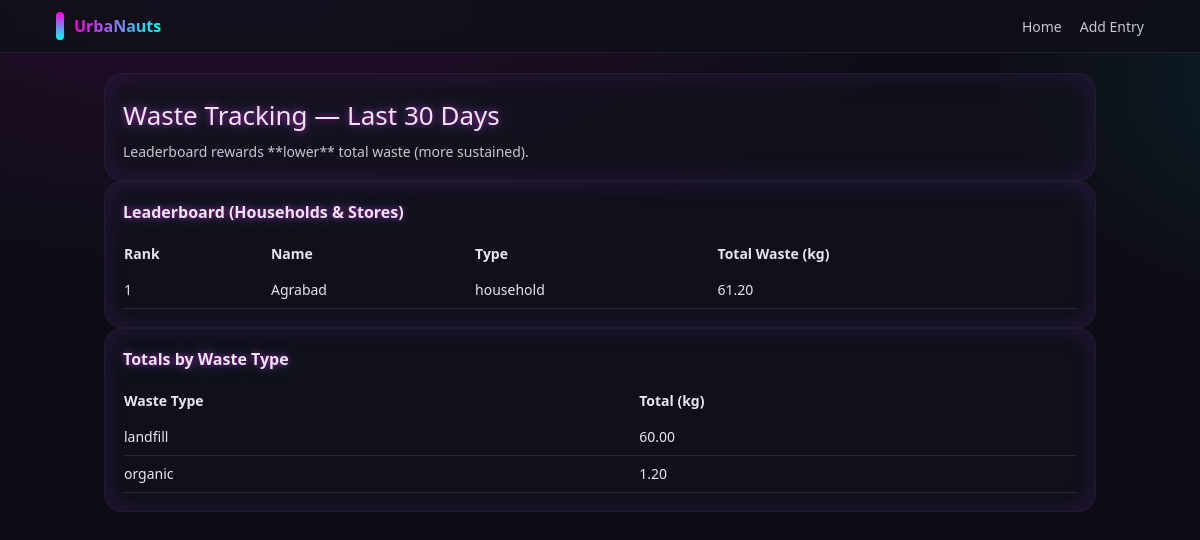
The page /waste/dashboard/ on the database its author committed.
### UA/models.py (models this page shows, shortened)
class Profile(models.Model):
    KIND_CHOICES = [
        ("household", "Household"),
        ("store", "Store / Bakery / Restaurant"),
    ]
    kind = models.CharField(max_length=20, choices=KIND_CHOICES)
    name = models.CharField(max_length=150)
    address = models.CharField(max_length=250, blank=True)
    city = models.CharField(max_length=100, default="Chattogram")
    lat = models.FloatField(null=True, blank=True)
    lon = models.FloatField(null=True, blank=True)

class WasteEntry(models.Model):
    WASTE_TYPES = [
        ("organic", "Organic"),
        ("recyclable", "Recyclable"),
        ("landfill", "Landfill"),
        ("food", "Food Waste"),
        ("hazard", "Hazardous (special handling)"),
    ]
    profile = models.ForeignKey(Profile, on_delete=models.CASCADE, related_name="waste_entries")
    date = models.DateField(default=timezone.now)
    waste_type = models.CharField(max_length=20, choices=WASTE_TYPES)
    weight_kg = models.FloatField()
    notes = models.TextField(blank=True)

### UA/views.py (the view)
# urls.py: path("waste/dashboard/", views.waste_dashboard, name="waste_dashboard"),
def waste_dashboard(request):
    start = timezone.now().date() - timezone.timedelta(days=30)
    entries = WasteEntry.objects.filter(date__gte=start).select_related("profile")
    totals = (
        entries.values("profile__id", "profile__name", "profile__kind")
        .annotate(total_kg=Sum("weight_kg"))
        .order_by("total_kg")  # less is better (sustained)
    )
    by_type = (
        entries.values("waste_type")
        .annotate(total_kg=Sum("weight_kg"))
        .order_by("-total_kg")
    )
    return render(request, "waste_dashboard.html", {
        "totals": totals,
        "by_type": by_type,
        "start": start,
    })

### UA/templates/waste_dashboard.html (shortened to what this page needs)
<!doctype html>
<html lang="en" class="dark">
<head>
  <script src="https://cdn.tailwindcss.com"></script>
  {% load static %}
  <link rel="stylesheet" href="{% static 'cyber.css' %}">
</head>
<body>
  <header class="nav-wrap">
    <div class="nav-inner">
      <div class="brand">
        <div class="brand-bar"></div>
        <span class="brand-name"><span class="brand-accent">UrbaNauts</span></span>
      </div>
      <nav class="nav-links">
        <a href="{% url 'home' %}" class="nav-link">Home</a>
        <a href="{% url 'waste_submit' %}" class="nav-link">Add Entry</a>
      </nav>
    </div>
  </header>
  <main class="container">
    <section class="panel">
      <h1 class="title neon">Waste Tracking — Last 30 Days</h1>
      <p class="subtitle">Leaderboard rewards **lower** total waste (more sustained).</p>
    </section>
    <section class="panel">
      <h3 class="font-semibold neon">Leaderboard (Households & Stores)</h3>
      <div class="mt-3 overflow-x-auto">
        <table class="min-w-full text-sm">
          <thead>
            <tr class="text-left">
              <th class="pr-4 py-2">Rank</th>
              <th class="pr-4 py-2">Name</th>
              <th class="pr-4 py-2">Type</th>
              <th class="pr-4 py-2">Total Waste (kg)</th>
            </tr>
          </thead>
          <tbody>
            {% for row in totals %}
            <tr class="border-b border-white/10">
              <td class="pr-4 py-2">{{ forloop.counter }}</td>
              <td class="pr-4 py-2">{{ row.profile__name }}</td>
              <td class="pr-4 py-2">{{ row.profile__kind }}</td>
              <td class="pr-4 py-2">{{ row.total_kg|floatformat:2 }}</td>
            </tr>
            {% empty %}
            <tr><td class="py-3" colspan="4">No entries yet.</td></tr>
            {% endfor %}
          </tbody>
        </table>
      </div>
    </section>
    <section class="panel">
      <h3 class="font-semibold neon">Totals by Waste Type</h3>
      <div class="mt-3 overflow-x-auto">
        <table class="min-w-full text-sm">
          <thead>
            <tr class="text-left">
              <th class="pr-4 py-2">Waste Type</th>
              <th class="pr-4 py-2">Total (kg)</th>
            </tr>
          </thead>
          <tbody>
            {% for row in by_type %}
            <tr class="border-b border-white/10">
              <td class="pr-4 py-2">{{ row.waste_type }}</td>
              <td class="pr-4 py-2">{{ row.total_kg|floatformat:2 }}</td>
            </tr>
            {% empty %}
            <tr><td class="py-3" colspan="2">No data.</td></tr>
            {% endfor %}
          </tbody>
        </table>
      </div>
    </section>
  </main>
</body>
</html>

### UA/static/cyber.css (style rules this page uses)
:root { --neon-pink: #ff00e6; --neon-cyan: #00fff0; --neon-purple: #8a2be2; --ink: #0d0d16; }
* { box-sizing: border-box; }
html, body { height: 100%; }
body { margin: 0; background: radial-gradient(1200px 600px at 20% -10%, rgba(255,0,230,0.12), transparent 60%), radial-gradient(900px 500px at 120% 10%, rgba(0,255,240,0.10), transparent 50%), #0d0d16; color: #e6e6f0; font-family: ui-sans-serif, system-ui, -apple-system, Segoe UI, Roboto, Helvetica, Arial, "Apple Color Emoji", "Segoe UI Emoji"; }
.neon { text-shadow: 0 0 6px rgba(255,0,230,0.7), 0 0 18px rgba(0,255,240,0.35); }
.brand-accent { background: linear-gradient(90deg, var(--neon-pink), var(--neon-cyan)); -webkit-background-clip: text; background-clip: text; color: transparent; }
.nav-wrap { background: rgba(15,15,24,0.8); backdrop-filter: blur(6px); border-bottom: 1px solid rgba(255,255,255,0.08); }
.nav-inner { max-width: 1120px; margin: 0 auto; padding: 12px 16px; display: flex; align-items: center; justify-content: space-between; }
.brand { display: flex; align-items: center; gap: 10px; }
.brand-bar { width: 8px; height: 28px; background: linear-gradient(180deg, var(--neon-pink), var(--neon-cyan)); border-radius: 4px; }
.brand-name { font-weight: 700; }
.nav-links { display: flex; gap: 18px; font-size: 14px; color: #c6c6d1; }
.nav-link { text-decoration: none; color: #c6c6d1; }
.container { max-width: 1120px; margin: 0 auto; padding: 20px 16px; }
.panel { background: rgba(20,20,30,0.55); border-radius: 18px; padding: 18px; border: 1px solid rgba(255,255,255,0.06); box-shadow: inset 0 0 24px rgba(138,43,226,0.18); }
.title { font-size: 26px; margin: 4px 0 6px; }
.subtitle { color: #c6c6d1; font-size: 14px; }

### rows shown on the page
Profile: profile__name "Agrabad", profile__kind "household", total_kg "61.20"
WasteEntry: waste_type "landfill", total_kg "60.00"
WasteEntry: waste_type "organic", total_kg "1.20"
